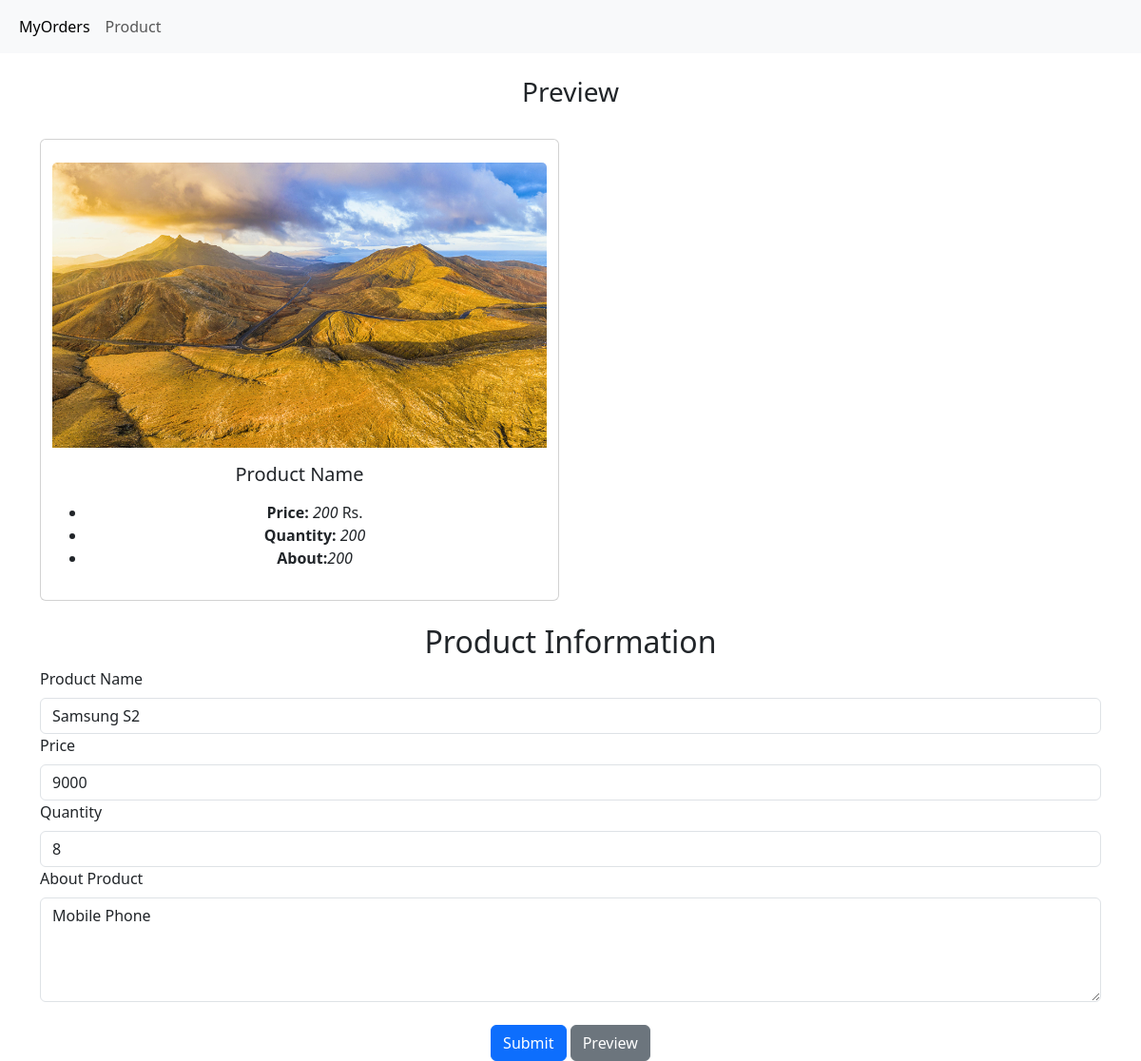
The app's page /update/product/1 (signed in) with its own data.
### app.py (models this page shows)
class Product(db.Model):
    pid = db.Column(db.Integer, primary_key= True, autoincrement=True)
    pname = db.Column(db.String ,nullable = False, unique=True )
    pimage  = db.Column(db.String ,nullable = False, unique=True)
    price = db.Column(db.Integer, nullable = False)
    qty = db.Column(db.Integer, nullable = False)
    about = db.Column(db.String)

### app.py (the view, shortened to what this page needs)
@app.route("/update/product/<id>", methods=['GET','POST'])
@login_required
def up_pro(id):
    data=db.session.query(Product).filter(Product.pid==id).first()
    return render_template("updpro.html",product=data)

### app.py (called while the page is built)
@login_manager.user_loader
def user_loader(user_id):
    return AdminUser.query.get(user_id)

### templates/updpro.html (shortened to what this page needs)
<!DOCTYPE html>
<html lang="en">
<head>
    <link href="https://cdn.jsdelivr.net/npm/bootstrap@5.3.3/dist/css/bootstrap.min.css" rel="stylesheet">
</head>
<body>
    <nav class="navbar navbar-expand-lg bg-body-tertiary">
        <div class="container-fluid">
          <div class="collapse navbar-collapse" id="navbarNavAltMarkup">
            <div class="navbar-nav">
                <a class="nav-link active" aria-current="page" href="{{url_for('dashboard')}}">MyOrders</a>
                <a class="nav-link" href="{{url_for('product_admin')}}">Product</a>
            </div>
          </div>
        </div>
      </nav>
      <br>
      <center>
        <H3>Preview</H3>
        <br>
        <div class="container">
          <div class="row">
              <div class="col-md-6">
                  <div class="card">
                    <br>
                    <div class="container">
                      <img  src="{{url_for("imp",id=product.pid)}}" class="card-img-top" alt="Product Image" id="simg" width="20" height="300">
                    </div>
                      <div class="card-body">
                          <h5 class="card-title" id="sname">Product Name</h5>
                          <p class="card-text">
                              <ul>
                                  <li><strong>Price:</strong> <i id="sprice">200</i> Rs.</li>
                                  <li><strong>Quantity:</strong> <i id="sqty">200</i> </li>
                                  <li><strong>About:</strong><i id="sabout">200</i></li>
                              </ul>
                          </p>
                      </div>
                  </div>
              </div>
          </div>
      </div>
        </center>
      <br>
        <div class="container md-5">
            <h2 class="text-center md-2">Product Information</h2>
            <form id="my-form" method='post'  enctype="multipart/form-data">
                <div class="md-2">
                    <label for="pname" class="form-label">Product Name</label>
                    <input type="text" class="form-control" id="pname" name="pname" value="{{product.pname}}" required>
                </div>
                <div class="md-2">
                    <label for="price" class="form-label">Price</label>
                    <input type="number" min="0" class="form-control" id="price" name="price" value="{{product.price}}"  required>
                </div>
                <div class="md-2">
                    <label for="qty" class="form-label">Quantity</label>
                    <input type="number" min="0" class="form-control" id="qty" name="qty" value="{{product.qty}}" required>
                </div>
                <div class="md-2">
                    <label for="about" class="form-label">About Product</label>
                    <textarea class="form-control" id="about" rows="4" name="about" required>{{product.about}}</textarea>
                </div>
                  <br>
                <center><button type="submit" class="btn btn-primary">Submit</button>
                <button type="button" class="btn btn-secondary" onclick="GetData()">Preview</button></center>
            </form>
        </div>
</body>
</html>

### records on screen
Product: pname "Samsung S2", price "9000", qty "8", about "Mobile Phone"
